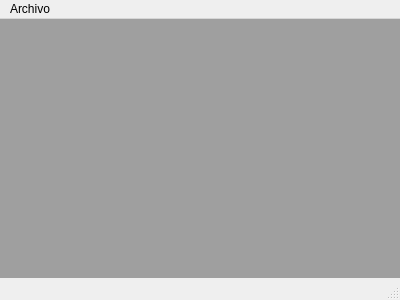
<?xml version="1.0" encoding="UTF-8"?>
<ui version="4.0">
 <class>MainWindow</class>
 <widget class="QMainWindow" name="MainWindow">
  <property name="geometry">
   <rect>
    <x>0</x>
    <y>0</y>
    <width>400</width>
    <height>300</height>
   </rect>
  </property>
  <property name="windowTitle">
   <string>MainWindow</string>
  </property>
  <widget class="QWidget" name="centralWidget">
   <widget class="QMdiArea" name="mdiArea">
    <property name="geometry">
     <rect>
      <x>-40</x>
      <y>-70</y>
      <width>2910</width>
      <height>1280</height>
     </rect>
    </property>
   </widget>
  </widget>
  <widget class="QMenuBar" name="menuBar">
   <property name="geometry">
    <rect>
     <x>0</x>
     <y>0</y>
     <width>400</width>
     <height>20</height>
    </rect>
   </property>
   <widget class="QMenu" name="menuArchivo">
    <property name="title">
     <string>Archivo</string>
    </property>
    <addaction name="actionExplorar"/>
    <addaction name="actionAgregar"/>
    <addaction name="separator"/>
    <addaction name="actionSalir"/>
   </widget>
   <addaction name="menuArchivo"/>
  </widget>
  <widget class="QStatusBar" name="statusBar"/>
  <action name="actionExplorar">
   <property name="text">
    <string>Explorar</string>
   </property>
  </action>
  <action name="actionAgregar">
   <property name="text">
    <string>Agregar</string>
   </property>
  </action>
  <action name="actionSalir">
   <property name="text">
    <string>Salir</string>
   </property>
  </action>
 </widget>
 <layoutdefault spacing="6" margin="11"/>
 <resources/>
 <connections/>
</ui>
